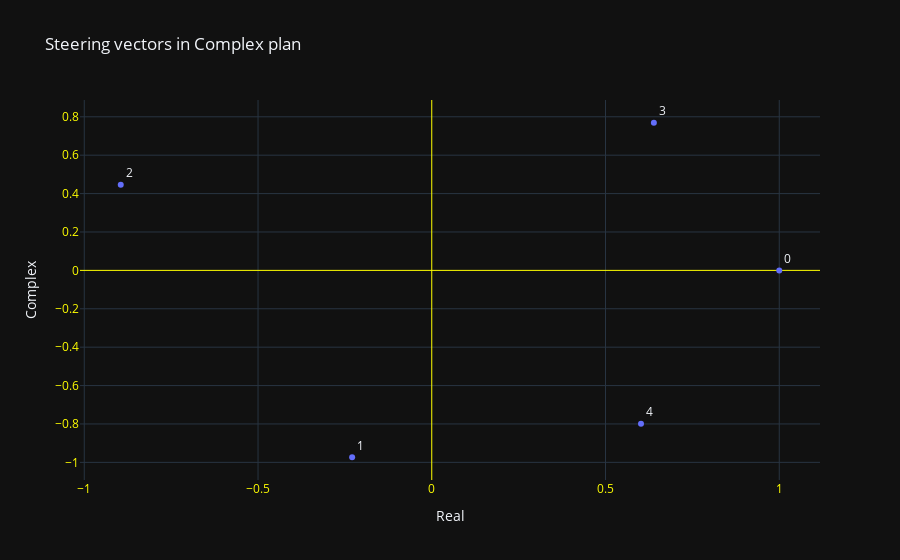

Notebook code cell kept with this figure:
### Markdown cell above
## Create table of signal phases

$ steering\_vectors = e^{-j2\pi \ antena\_spacing \ sin(\theta) } $

### Code cell
antena_spacing = 0.5 # half wavelength spacing
antena_rx_nbr = 5
theta_degrees = 35 # direction of arrival (feel free to change this, it's arbitrary)

theta = np.radians(theta_degrees) # convert to radians

steering_vectors = beamforming.create_steering_vectors(antena_rx_nbr, antena_spacing, theta) # Steering Vector
print(steering_vectors.reshape(-1, 1)) # note that it's 3 elements long, it's complex, and the first element is 1+0j

fig = go.Figure()
fig.add_trace(go.Scatter(x=np.real(steering_vectors), y=np.imag(steering_vectors), mode='markers+text', textposition="top right", text=list(range(len(steering_vectors))), name='I'))
fig.update_layout(template="plotly_dark", title_text="Steering vectors in Complex plan")
fig.update_yaxes(title_text = "Complex", zeroline=True, zerolinewidth=1, zerolinecolor='Yellow', tickfont=dict(color='Yellow'))
fig.update_xaxes(title_text = "Real", zeroline=True, zerolinewidth=1, zerolinecolor='Yellow', tickfont=dict(color='Yellow'))
fig.show()

### Figure 1 — Plotly figure (JSON) as saved in the notebook; plotly's stock layout.template omitted (floating-point values rounded to 4 significant figures)
{"data": [{"mode": "markers+text", "name": "I", "text": ["0", "1", "2", "3", "4"], "textposition": "top right", "type": "scatter", "x": [1, -0.2291, -0.895, 0.6392, 0.6022], "y": [0, -0.9734, 0.446, 0.7691, -0.7984]}], "layout": {"title": {"text": "Steering vectors in Complex plan"}, "xaxis": {"tickfont": {"color": "Yellow"}, "title": {"text": "Real"}, "zeroline": true, "zerolinecolor": "Yellow", "zerolinewidth": 1}, "yaxis": {"tickfont": {"color": "Yellow"}, "title": {"text": "Complex"}, "zeroline": true, "zerolinecolor": "Yellow", "zerolinewidth": 1}}}
